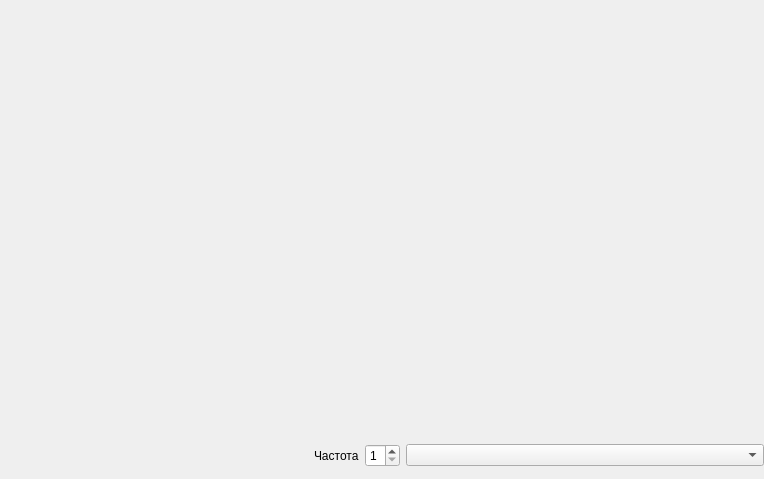
<?xml version="1.0" encoding="UTF-8"?>
<ui version="4.0">
 <class>HarmonicVibrationAndMeander</class>
 <widget class="QWidget" name="HarmonicVibrationAndMeander">
  <property name="geometry">
   <rect>
    <x>0</x>
    <y>0</y>
    <width>764</width>
    <height>479</height>
   </rect>
  </property>
  <property name="windowTitle">
   <string>HarmonicVibrationAndMeander</string>
  </property>
  <layout class="QVBoxLayout" name="verticalLayout">
   <property name="leftMargin">
    <number>0</number>
   </property>
   <property name="topMargin">
    <number>0</number>
   </property>
   <property name="rightMargin">
    <number>0</number>
   </property>
   <property name="bottomMargin">
    <number>12</number>
   </property>
   <item>
    <widget class="QCustomPlot" name="customPlot" native="true">
     <property name="minimumSize">
      <size>
       <width>0</width>
       <height>415</height>
      </size>
     </property>
    </widget>
   </item>
   <item>
    <layout class="QHBoxLayout" name="horizontalLayout">
     <item alignment="Qt::AlignmentFlag::AlignRight">
      <widget class="QLabel" name="label">
       <property name="text">
        <string>Частота</string>
       </property>
      </widget>
     </item>
     <item>
      <widget class="QSpinBox" name="spinBox">
       <property name="minimumSize">
        <size>
         <width>31</width>
         <height>0</height>
        </size>
       </property>
       <property name="maximumSize">
        <size>
         <width>35</width>
         <height>16777215</height>
        </size>
       </property>
       <property name="minimum">
        <number>1</number>
       </property>
      </widget>
     </item>
     <item>
      <widget class="QComboBox" name="comboBox"/>
     </item>
    </layout>
   </item>
  </layout>
 </widget>
 <customwidgets>
  <customwidget>
   <class>QCustomPlot</class>
   <extends>QWidget</extends>
   <header location="global">qcustomplot.h</header>
   <container>1</container>
  </customwidget>
 </customwidgets>
 <resources/>
 <connections/>
</ui>
